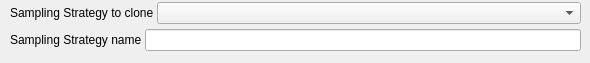
            <widget class="QWidget" name="page_32">
             <widget class="QWidget" name="layoutWidget_17">
              <property name="geometry">
               <rect>
                <x>10</x>
                <y>0</y>
                <width>571</width>
                <height>54</height>
               </rect>
              </property>
              <layout class="QVBoxLayout" name="verticalLayout_13">
               <property name="spacing">
                <number>3</number>
               </property>
               <item>
                <layout class="QHBoxLayout" name="horizontalLayout_47">
                 <item>
                  <widget class="QLabel" name="label_75">
                   <property name="sizePolicy">
                    <sizepolicy hsizetype="Fixed" vsizetype="Preferred">
                     <horstretch>0</horstretch>
                     <verstretch>0</verstretch>
                    </sizepolicy>
                   </property>
                   <property name="text">
                    <string>Sampling Strategy to clone</string>
                   </property>
                  </widget>
                 </item>
                 <item>
                  <widget class="QComboBox" name="comboBox_320"/>
                 </item>
                </layout>
               </item>
               <item>
                <layout class="QHBoxLayout" name="horizontalLayout_48">
                 <property name="spacing">
                  <number>3</number>
                 </property>
                 <item>
                  <widget class="QLabel" name="label_76">
                   <property name="sizePolicy">
                    <sizepolicy hsizetype="Fixed" vsizetype="Preferred">
                     <horstretch>0</horstretch>
                     <verstretch>0</verstretch>
                    </sizepolicy>
                   </property>
                   <property name="text">
                    <string>Sampling Strategy name</string>
                   </property>
                  </widget>
                 </item>
                 <item>
                  <widget class="QLineEdit" name="lineEdit_22"/>
                 </item>
                </layout>
               </item>
              </layout>
             </widget>
            </widget>
